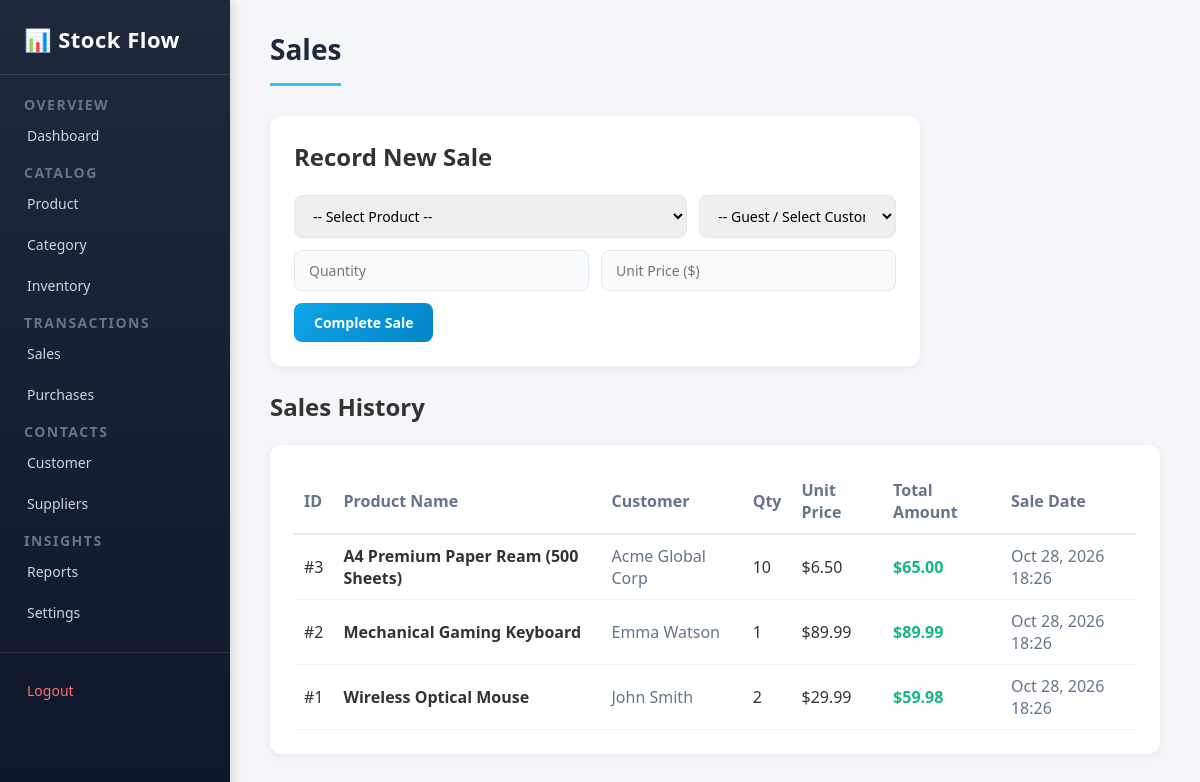
/_backup_original/pages/sales.php (signed in), run on the app's committed database.
### tables this page shows
CREATE TABLE IF NOT EXISTS `sales` (
    `id` INT AUTO_INCREMENT PRIMARY KEY,
    `user_id` INT NULL,
    `product_id` INT NOT NULL,
    `customer_id` INT NULL,
    `quantity` INT NOT NULL,
    `unit_price` DECIMAL(10, 2) NOT NULL,
    `total_amount` DECIMAL(10, 2) NOT NULL,
    `sale_date` TIMESTAMP DEFAULT CURRENT_TIMESTAMP,
    FOREIGN KEY (`user_id`) REFERENCES `users`(`id`) ON DELETE SET NULL,
    FOREIGN KEY (`product_id`) REFERENCES `products`(`id`) ON DELETE CASCADE,
    FOREIGN KEY (`customer_id`) REFERENCES `customers`(`id`) ON DELETE SET NULL
);

CREATE TABLE IF NOT EXISTS `products` (
    `id` INT AUTO_INCREMENT PRIMARY KEY,
    `sku` VARCHAR(50) NOT NULL UNIQUE,
    `name` VARCHAR(150) NOT NULL,
    `category_id` INT NULL,
    `price` DECIMAL(10, 2) NOT NULL DEFAULT 0.00,
    `cost` DECIMAL(10, 2) NOT NULL DEFAULT 0.00,
    `quantity` INT NOT NULL DEFAULT 0,
    `min_stock` INT NOT NULL DEFAULT 5,
    `description` TEXT,
    `created_at` TIMESTAMP DEFAULT CURRENT_TIMESTAMP,
    `updated_at` TIMESTAMP DEFAULT CURRENT_TIMESTAMP ON UPDATE CURRENT_TIMESTAMP,
    FOREIGN KEY (`category_id`) REFERENCES `categories`(`id`) ON DELETE SET NULL
);

CREATE TABLE IF NOT EXISTS `customers` (
    `id` INT AUTO_INCREMENT PRIMARY KEY,
    `name` VARCHAR(100) NOT NULL,
    `email` VARCHAR(100) NULL,
    `phone` VARCHAR(30) NULL,
    `address` TEXT NULL,
    `created_at` TIMESTAMP DEFAULT CURRENT_TIMESTAMP
);

### _backup_original/pages/sales.php (the view, shortened to what this page needs)
<?php
require_once __DIR__ . '/../includes/header.php';
$sales_list = [];
if ($pdo !== null) {
    $stmt = $pdo->query("SELECT s.*, p.name AS product_name, p.sku, c.name AS customer_name
                         FROM sales s
                         JOIN products p ON s.product_id = p.id
                         LEFT JOIN customers c ON s.customer_id = c.id
                         ORDER BY s.id DESC");
    $sales_list = $stmt->fetchAll();
}
?>
<h1>Sales</h1>
<div class="form-card" style="max-width: 650px;">
    <h2>Record New Sale</h2>
    <br>
    <form method="POST" action="sales.php" id="todoForm">
        <div style="display: grid; grid-template-columns: 2fr 1fr; gap: 12px;">
            <select name="product_id" id="sales_product_select" required style="width: 100%; padding: 10px 14px; border-radius: 8px; border: 1.5px solid #e2e8f0; font-family: inherit; font-size: 14px;" onchange="updatePriceFromSelect(this)">
                <option value="" data-price="0">-- Select Product --</option>
            </select>
            <select name="customer_id" style="width: 100%; padding: 10px 14px; border-radius: 8px; border: 1.5px solid #e2e8f0; font-family: inherit; font-size: 14px;">
                <option value="">-- Guest / Select Customer --</option>
            </select>
        </div>
        <div style="display: grid; grid-template-columns: 1fr 1fr; gap: 12px;">
            <input type="number" name="quantity" placeholder="Quantity" min="1" required>
            <input type="number" step="0.01" name="unit_price" id="unit_price_input" placeholder="Unit Price ($)" required>
        </div>
        <button type="submit" id="submit">Complete Sale</button>
    </form>
</div>
<h2>Sales History</h2>
<br>
<div class="form-card" style="max-width: 100%;">
    <table style="width: 100%; border-collapse: collapse; text-align: left;">
        <thead>
            <tr style="border-bottom: 2px solid #e2e8f0; color: #64748b;">
                <th style="padding: 10px;">ID</th>
                <th style="padding: 10px;">Product Name</th>
                <th style="padding: 10px;">Customer</th>
                <th style="padding: 10px;">Qty</th>
                <th style="padding: 10px;">Unit Price</th>
                <th style="padding: 10px;">Total Amount</th>
                <th style="padding: 10px;">Sale Date</th>
            </tr>
        </thead>
        <tbody>
            <?php if (empty($sales_list)): ?>
                <tr>
                    <td colspan="7" style="padding: 15px; color: #64748b;">No sales transactions recorded yet.</td>
                </tr>
            <?php else: ?>
                <?php foreach ($sales_list as $s): ?>
                    <tr style="border-bottom: 1px solid #f1f5f9;">
                        <td style="padding: 10px;">#<?php echo $s['id']; ?></td>
                        <td style="padding: 10px; font-weight: 600;"><?php echo htmlspecialchars($s['product_name']); ?></td>
                        <td style="padding: 10px; color: #64748b;"><?php echo htmlspecialchars($s['customer_name'] ?? 'Walk-in Customer'); ?></td>
                        <td style="padding: 10px;"><?php echo $s['quantity']; ?></td>
                        <td style="padding: 10px;">$<?php echo number_format($s['unit_price'], 2); ?></td>
                        <td style="padding: 10px; color: #10b981; font-weight: 700;">$<?php echo number_format($s['total_amount'], 2); ?></td>
                        <td style="padding: 10px; color: #64748b;"><?php echo date('M d, Y H:i', strtotime($s['sale_date'])); ?></td>
                    </tr>
                <?php endforeach; ?>
            <?php endif; ?>
        </tbody>
    </table>
</div>
<?php require_once __DIR__ . '/../includes/footer.php'; ?>

### _backup_original/style/style.css (style rules this page uses)
* { margin: 0; padding: 0; box-sizing: border-box; }
body { font-family: 'Segoe UI', Tahoma, Geneva, Verdana, sans-serif; background-color: #f4f6f9; color: #333; min-height: 100vh; }
#rightsidebar > h1 { font-size: 28px; font-weight: 700; color: #1e293b; margin-bottom: 30px; padding-bottom: 15px; border-bottom: 3px solid #38bdf8; display: inline-block; }
.form-card { background: #ffffff; border-radius: 12px; padding: 24px; box-shadow: 0 2px 8px rgba(0, 0, 0, 0.06); margin-bottom: 24px; max-width: 600px; }
#todoForm { display: flex; flex-direction: column; gap: 12px; }
#todoForm input, #todoForm textarea { width: 100%; padding: 10px 14px; font-size: 14px; font-family: inherit; color: #1e293b; background: #f8fafc; border: 1.5px solid #e2e8f0; border-radius: 8px; outline: none; transition: border-color 0.2s ease; }
#submit { padding: 10px 20px; font-size: 14px; font-weight: 600; font-family: inherit; color: #ffffff; background: linear-gradient(135deg, #0ea5e9 0%, #0284c7 100%); border: none; border-radius: 8px; cursor: pointer; transition: transform 0.2s ease, box-shadow 0.2s ease; align-self: flex-start; }

### data on the page
sales: id "3", product.name "A4 Premium Paper Ream (500 Sheets)", customer.name "Acme Global Corp", quantity "10", unit_price "6.50", total_amount "65.00", sale_date "Oct 28, 2026 18:26"
sales: id "2", product.name "Mechanical Gaming Keyboard", customer.name "Emma Watson", quantity "1", unit_price "89.99", total_amount "89.99", sale_date "Oct 28, 2026 18:26"
sales: id "1", product.name "Wireless Optical Mouse", customer.name "John Smith", quantity "2", unit_price "29.99", total_amount "59.98", sale_date "Oct 28, 2026 18:26"
